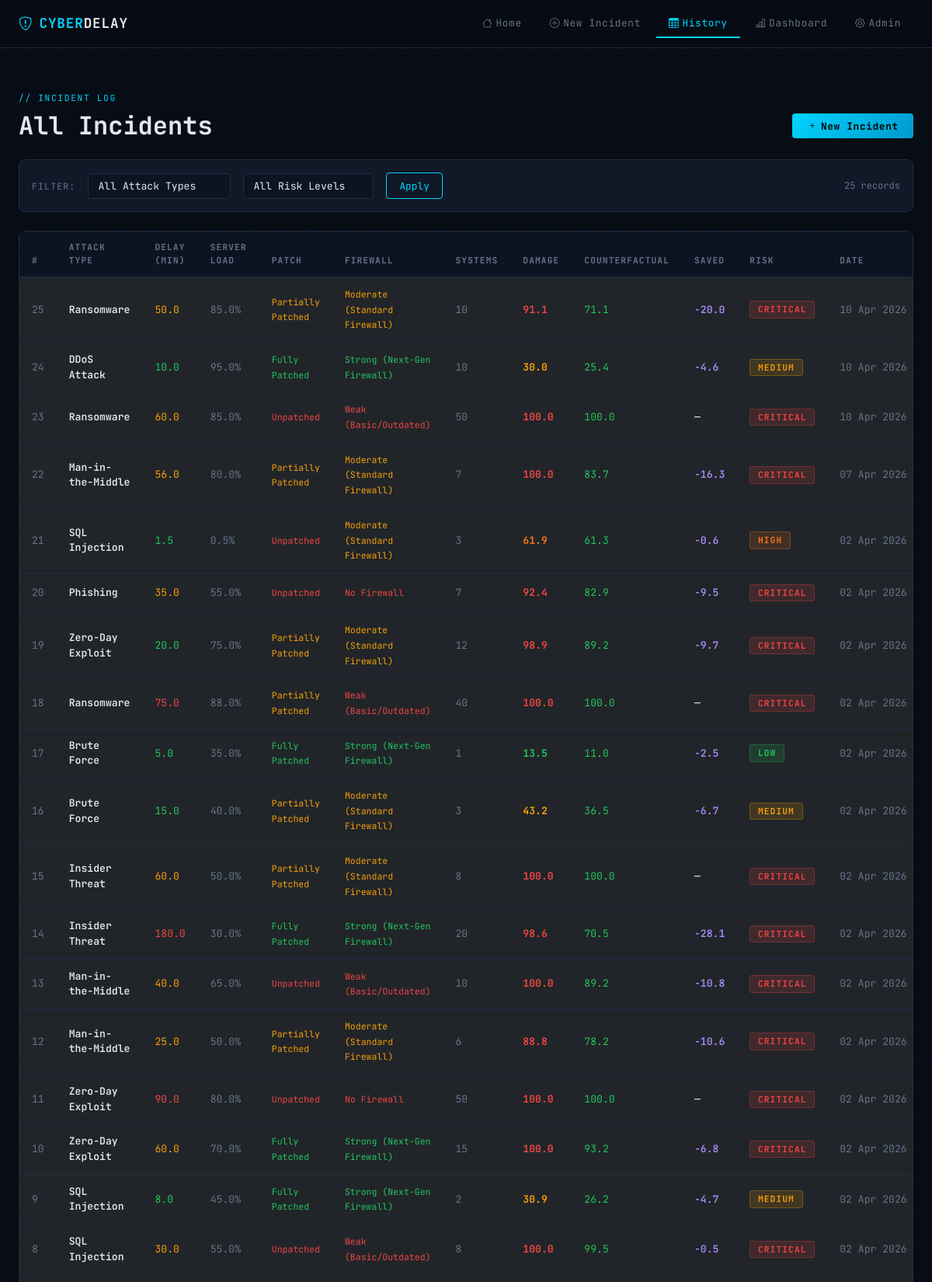
The page /history/ (upper part) on the database its author committed.
### incidents/models.py (models this page shows, shortened)
class Incident(models.Model):
    attack_type = models.CharField(max_length=50, choices=ATTACK_TYPES)
    detection_delay = models.FloatField(help_text="Detection delay in minutes")
    server_load = models.FloatField(help_text="Server load at time of attack (0–100%)")
    patch_status = models.CharField(max_length=20, choices=PATCH_STATUS)
    firewall_status = models.CharField(max_length=20, choices=FIREWALL_STATUS)
    affected_systems = models.IntegerField(help_text="Number of systems affected")
    data_sensitivity = models.CharField(
        max_length=20,
        choices=[('public', 'Public'), ('internal', 'Internal'), ('confidential', 'Confidential'), ('top_secret', 'Top Secret')],
        default='internal'
    )
    attack_vector = models.CharField(
        max_length=20,
        choices=[('external', 'External'), ('internal', 'Internal'), ('supply_chain', 'Supply Chain')],
        default='external'
    )
    notes = models.TextField(blank=True, null=True)
    damage_score = models.FloatField(null=True, blank=True)
    counterfactual_damage = models.FloatField(null=True, blank=True)
    counterfactual_delay = models.FloatField(null=True, blank=True)
    risk_level = models.CharField(max_length=20, choices=RISK_LEVELS, blank=True)
    damage_saved = models.FloatField(null=True, blank=True)
    created_at = models.DateTimeField(auto_now_add=True)
    class Meta:
        ordering = ['-created_at']

### incidents/views.py (the view)
# urls.py: path('history/', views.incident_history, name='history'),
def incident_history(request):
    incidents = Incident.objects.all()
    attack_filter = request.GET.get('attack_type', '')
    risk_filter = request.GET.get('risk_level', '')
    if attack_filter:
        incidents = incidents.filter(attack_type=attack_filter)
    if risk_filter:
        incidents = incidents.filter(risk_level=risk_filter)
    from .models import ATTACK_TYPES, RISK_LEVELS
    context = {
        'incidents': incidents,
        'attack_types': ATTACK_TYPES,
        'risk_levels': RISK_LEVELS,
        'attack_filter': attack_filter,
        'risk_filter': risk_filter,
        'total': incidents.count(),
    }
    return render(request, 'incidents/history.html', context)

### incidents/templates/incidents/history.html (shortened to what this page needs)
{% extends 'base.html' %}
{% block content %}
<div class="container-fluid px-4 py-4">
    <div class="section-tag">// Incident Log</div>
    <div class="d-flex align-items-center justify-content-between mb-4 flex-wrap gap-2">
        <h2 style="font-family: var(--cd-mono); font-weight: 700; margin: 0;">All Incidents</h2>
        <a href="/submit/" class="btn btn-cyber" style="font-size: 0.8rem; padding: 0.4rem 1.2rem;">
            <i class="bi bi-plus me-1"></i>New Incident
        </a>
    </div>
    <div class="cd-card p-3 mb-4">
        <form method="GET" class="d-flex align-items-center gap-3 flex-wrap">
            <div style="font-family: var(--cd-mono); font-size: 0.72rem; color: var(--cd-muted); text-transform: uppercase; letter-spacing: 0.1em;">Filter:</div>
            <select name="attack_type" class="form-select" style="width: auto; font-size: 0.82rem;">
                <option value="">All Attack Types</option>
            </select>
            <select name="risk_level" class="form-select" style="width: auto; font-size: 0.82rem;">
                <option value="">All Risk Levels</option>
            </select>
            <button type="submit" class="btn btn-outline-cyber" style="font-size: 0.8rem; padding: 0.4rem 1rem;">Apply</button>
            <span style="font-family: var(--cd-mono); font-size: 0.75rem; color: var(--cd-muted); margin-left: auto;">
                {{ total }} record{{ total|pluralize }}
            </span>
        </form>
    </div>
    {% if incidents %}
    <div class="cd-card">
        <div class="table-responsive">
            <table class="table cd-table mb-0">
                <thead>
                    <tr>
                        <th>#</th>
                        <th>Attack Type</th>
                        <th>Delay (min)</th>
                        <th>Server Load</th>
                        <th>Patch</th>
                        <th>Firewall</th>
                        <th>Systems</th>
                        <th>Damage</th>
                        <th>Counterfactual</th>
                        <th>Saved</th>
                        <th>Risk</th>
                        <th>Date</th>
                    </tr>
                </thead>
                <tbody>
                    {% for inc in incidents %}
                    <tr>
                        <td style="color: var(--cd-muted);">{{ inc.pk }}</td>
                        <td>
                            <a href="/result/{{ inc.pk }}/" style="color: var(--cd-text); text-decoration: none; font-weight: 600;">
                                {{ inc.get_attack_type_display }}
                            </a>
                        </td>
                        <td>
                            <span style="color: {% if inc.detection_delay > 60 %}var(--cd-red){% elif inc.detection_delay > 20 %}var(--cd-yellow){% else %}var(--cd-green){% endif %};">
                                {{ inc.detection_delay }}
                            </span>
                        </td>
                        <td style="color: var(--cd-muted);">{{ inc.server_load }}%</td>
                        <td>
                            <span style="font-size: 0.72rem; color: {% if inc.patch_status == 'patched' %}var(--cd-green){% elif inc.patch_status == 'partial' %}var(--cd-yellow){% else %}var(--cd-red){% endif %};">
                                {{ inc.get_patch_status_display }}
                            </span>
                        </td>
                        <td>
                            <span style="font-size: 0.72rem; color: {% if inc.firewall_status == 'strong' %}var(--cd-green){% elif inc.firewall_status == 'moderate' %}var(--cd-yellow){% else %}var(--cd-red){% endif %};">
                                {{ inc.get_firewall_status_display }}
                            </span>
                        </td>
                        <td style="color: var(--cd-muted);">{{ inc.affected_systems }}</td>
                        <td>
                            <span style="font-weight: 700; color: {% if inc.damage_score >= 75 %}var(--cd-red){% elif inc.damage_score >= 55 %}var(--cd-orange){% elif inc.damage_score >= 30 %}var(--cd-yellow){% else %}var(--cd-green){% endif %};">
                                {{ inc.damage_score }}
                            </span>
                        </td>
                        <td style="color: var(--cd-green);">{{ inc.counterfactual_damage }}</td>
                        <td>
                            {% if inc.damage_saved %}
                            <span style="color: #a78bfa; font-weight: 600;">-{{ inc.damage_saved }}</span>
                            {% else %}—{% endif %}
                        </td>
                        <td><span class="risk-badge risk-{{ inc.risk_level }}">{{ inc.risk_level }}</span></td>
                        <td style="color: var(--cd-muted); white-space: nowrap;">{{ inc.created_at|date:"d M Y" }}</td>
                    </tr>
                    {% endfor %}
                </tbody>
            </table>
        </div>
    </div>
    {% endif %}
</div>
{% endblock %}

### templates/base.html (style rules this page uses)
:root { --cd-bg: #080c14; --cd-surface: #0d1421; --cd-card: #111827; --cd-border: #1e2d45; --cd-accent: #00d4ff; --cd-accent2: #7c3aed; --cd-red: #ef4444; --cd-orange: #f97316; --cd-yellow: #f59e0b; --cd-green: #22c55e; --cd-text: #e2e8f0; --cd-muted: #64748b; --cd-mono: 'JetBrains Mono', monospace; --cd-sans: 'Syne', sans-serif; }
* { box-sizing: border-box; }
body { background-color: var(--cd-bg); color: var(--cd-text); font-family: var(--cd-sans); min-height: 100vh; }
body::before { content: ''; position: fixed; inset: 0; background-image: linear-gradient(rgba(0, 212, 255, 0.03) 1px, transparent 1px), linear-gradient(90deg, rgba(0, 212, 255, 0.03) 1px, transparent 1px); background-size: 40px 40px; pointer-events: none; z-index: 0; }
.cd-card { background: var(--cd-card); border: 1px solid var(--cd-border); border-radius: 8px; transition: border-color 0.2s, box-shadow 0.2s; }
.btn-cyber { background: linear-gradient(135deg, var(--cd-accent), #0099cc); border: none; color: #000; font-family: var(--cd-mono); font-weight: 700; font-size: 0.85rem; letter-spacing: 0.05em; padding: 0.6rem 1.5rem; border-radius: 4px; transition: all 0.2s; }
.btn-outline-cyber { background: transparent; border: 1px solid var(--cd-accent); color: var(--cd-accent); font-family: var(--cd-mono); font-size: 0.85rem; padding: 0.6rem 1.5rem; border-radius: 4px; transition: all 0.2s; }
.risk-badge { font-family: var(--cd-mono); font-size: 0.7rem; font-weight: 700; letter-spacing: 0.1em; padding: 0.2rem 0.6rem; border-radius: 3px; text-transform: uppercase; }
.risk-low { background: rgba(34, 197, 94, 0.15); color: #22c55e; border: 1px solid rgba(34,197,94,0.3); }
.risk-medium { background: rgba(245, 158, 11, 0.15); color: #f59e0b; border: 1px solid rgba(245,158,11,0.3); }
.risk-high { background: rgba(249, 115, 22, 0.15); color: #f97316; border: 1px solid rgba(249,115,22,0.3); }
.risk-critical { background: rgba(239, 68, 68, 0.15); color: #ef4444; border: 1px solid rgba(239,68,68,0.3); animation: pulse-critical 2s infinite; }
.form-control, .form-select { background: var(--cd-surface) !important; border: 1px solid var(--cd-border) !important; color: var(--cd-text) !important; font-family: var(--cd-mono); font-size: 0.9rem; border-radius: 4px; }
.cd-table { font-family: var(--cd-mono); font-size: 0.82rem; }
.cd-table thead th { background: var(--cd-surface); color: var(--cd-muted); text-transform: uppercase; letter-spacing: 0.1em; font-size: 0.7rem; border-color: var(--cd-border); padding: 0.75rem 1rem; }
.cd-table tbody tr { border-color: var(--cd-border); transition: background 0.15s; }
.cd-table tbody td { border-color: var(--cd-border); padding: 0.75rem 1rem; vertical-align: middle; }
.section-tag { font-family: var(--cd-mono); font-size: 0.7rem; color: var(--cd-accent); text-transform: uppercase; letter-spacing: 0.15em; margin-bottom: 0.5rem; }

### rows shown on the page
Incident: pk "25", attack_type "Ransomware", detection_delay "50.0", server_load "85.0", patch_status "Partially Patched", firewall_status "Moderate (Standard Firewall)", affected_systems "10", damage_score "91.1", counterfactual_damage "71.1", damage_saved "20.0", risk_level "CRITICAL", created_at "10 Apr 2026"
Incident: pk "24", attack_type "DDoS Attack", detection_delay "10.0", server_load "95.0", patch_status "Fully Patched", firewall_status "Strong (Next-Gen Firewall)", affected_systems "10", damage_score "30.0", counterfactual_damage "25.4", damage_saved "4.6", risk_level "MEDIUM", created_at "10 Apr 2026"
Incident: pk "23", attack_type "Ransomware", detection_delay "60.0", server_load "85.0", patch_status "Unpatched", firewall_status "Weak (Basic/Outdated)", affected_systems "50", damage_score "100.0", counterfactual_damage "100.0", risk_level "CRITICAL", created_at "10 Apr 2026"
Incident: pk "22", attack_type "Man-in-the-Middle", detection_delay "56.0", server_load "80.0", patch_status "Partially Patched", firewall_status "Moderate (Standard Firewall)", affected_systems "7", damage_score "100.0", counterfactual_damage "83.7", damage_saved "16.3", risk_level "CRITICAL", created_at "07 Apr 2026"
Incident: pk "21", attack_type "SQL Injection", detection_delay "1.5", server_load "0.5", patch_status "Unpatched", firewall_status "Moderate (Standard Firewall)", affected_systems "3", damage_score "61.9", counterfactual_damage "61.3", damage_saved "0.6", risk_level "HIGH", created_at "02 Apr 2026"
Incident: pk "20", attack_type "Phishing", detection_delay "35.0", server_load "55.0", patch_status "Unpatched", firewall_status "No Firewall", affected_systems "7", damage_score "92.4", counterfactual_damage "82.9", damage_saved "9.5", risk_level "CRITICAL", created_at "02 Apr 2026"
Incident: pk "19", attack_type "Zero-Day Exploit", detection_delay "20.0", server_load "75.0", patch_status "Partially Patched", firewall_status "Moderate (Standard Firewall)", affected_systems "12", damage_score "98.9", counterfactual_damage "89.2", damage_saved "9.7", risk_level "CRITICAL", created_at "02 Apr 2026"
Incident: pk "18", attack_type "Ransomware", detection_delay "75.0", server_load "88.0", patch_status "Partially Patched", firewall_status "Weak (Basic/Outdated)", affected_systems "40", damage_score "100.0", counterfactual_damage "100.0", risk_level "CRITICAL", created_at "02 Apr 2026"
Incident: pk "17", attack_type "Brute Force", detection_delay "5.0", server_load "35.0", patch_status "Fully Patched", firewall_status "Strong (Next-Gen Firewall)", affected_systems "1", damage_score "13.5", counterfactual_damage "11.0", damage_saved "2.5", risk_level "LOW", created_at "02 Apr 2026"
Incident: pk "16", attack_type "Brute Force", detection_delay "15.0", server_load "40.0", patch_status "Partially Patched", firewall_status "Moderate (Standard Firewall)", affected_systems "3", damage_score "43.2", counterfactual_damage "36.5", damage_saved "6.7", risk_level "MEDIUM", created_at "02 Apr 2026"
Incident: pk "15", attack_type "Insider Threat", detection_delay "60.0", server_load "50.0", patch_status "Partially Patched", firewall_status "Moderate (Standard Firewall)", affected_systems "8", damage_score "100.0", counterfactual_damage "100.0", risk_level "CRITICAL", created_at "02 Apr 2026"
Incident: pk "14", attack_type "Insider Threat", detection_delay "180.0", server_load "30.0", patch_status "Fully Patched", firewall_status "Strong (Next-Gen Firewall)", affected_systems "20", damage_score "98.6", counterfactual_damage "70.5", damage_saved "28.1", risk_level "CRITICAL", created_at "02 Apr 2026"
Incident: pk "13", attack_type "Man-in-the-Middle", detection_delay "40.0", server_load "65.0", patch_status "Unpatched", firewall_status "Weak (Basic/Outdated)", affected_systems "10", damage_score "100.0", counterfactual_damage "89.2", damage_saved "10.8", risk_level "CRITICAL", created_at "02 Apr 2026"
Incident: pk "12", attack_type "Man-in-the-Middle", detection_delay "25.0", server_load "50.0", patch_status "Partially Patched", firewall_status "Moderate (Standard Firewall)", affected_systems "6", damage_score "88.8", counterfactual_damage "78.2", damage_saved "10.6", risk_level "CRITICAL", created_at "02 Apr 2026"
Incident: pk "11", attack_type "Zero-Day Exploit", detection_delay "90.0", server_load "80.0", patch_status "Unpatched", firewall_status "No Firewall", affected_systems "50", damage_score "100.0", counterfactual_damage "100.0", risk_level "CRITICAL", created_at "02 Apr 2026"
Incident: pk "10", attack_type "Zero-Day Exploit", detection_delay "60.0", server_load "70.0", patch_status "Fully Patched", firewall_status "Strong (Next-Gen Firewall)", affected_systems "15", damage_score "100.0", counterfactual_damage "93.2", damage_saved "6.8", risk_level "CRITICAL", created_at "02 Apr 2026"
Incident: pk "9", attack_type "SQL Injection", detection_delay "8.0", server_load "45.0", patch_status "Fully Patched", firewall_status "Strong (Next-Gen Firewall)", affected_systems "2", damage_score "30.9", counterfactual_damage "26.2", damage_saved "4.7", risk_level "MEDIUM", created_at "02 Apr 2026"
Incident: pk "8", attack_type "SQL Injection", detection_delay "30.0", server_load "55.0", patch_status "Unpatched", firewall_status "Weak (Basic/Outdated)", affected_systems "8", damage_score "100.0", counterfactual_damage "99.5", damage_saved "0.5", risk_level "CRITICAL", created_at "02 Apr 2026"

### other values the page prints
{{ total }} "25"
